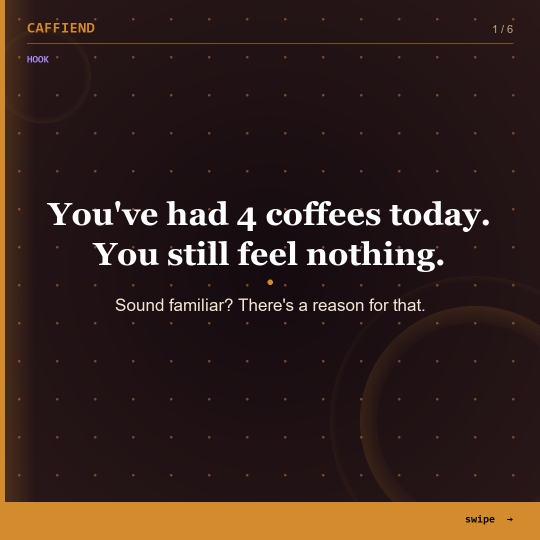
#> input picture slides/Carousel_01_Relatable/caffiend_c01_relatable_s1.png, 1080 x 1080 px (shown at 1/2 size); its folder holds only this picture in this run
$ python convert_to_reels.py
#> lines starting #> are read from the running program, lines starting #| are printed output that depends on the picture
"""
Caffiend Carousel → Instagram Reel Converter
Converts 6-slide PNG carousels into 9:16 MP4 videos ready for Reels.
Each slide shows for 2.5s with a smooth fade transition.
Output: slides/reels/Carousel_XX.mp4
"""

import os
import numpy as np
from PIL import Image, ImageFilter
from moviepy.editor import ImageClip, concatenate_videoclips, VideoFileClip

# ── Config ────────────────────────────────────────────────────────────────────
SLIDES_ROOT  = os.path.join(os.path.dirname(__file__), "..", "slides")
OUTPUT_DIR   = os.path.join(SLIDES_ROOT, "reels")
REEL_W, REEL_H = 1080, 1920   # 9:16 portrait
SLIDE_DURATION = 2.5           # seconds per slide
FADE_DURATION  = 0.3           # crossfade between slides
FPS = 30
BRAND_BG = (18, 18, 18)        # near-black brand background

CAROUSELS = [
    "Carousel_01_Relatable",
    "Carousel_02_Education",
    "Carousel_03_Humor",
    "Carousel_04_Tips_Productivity",
    "Carousel_05_Health",
    "Carousel_06_Social_Proof",
    "Carousel_07_Challenge",
    "Carousel_08_Mindset",
    "Carousel_09_FOMO",
]

os.makedirs(OUTPUT_DIR, exist_ok=True)


def make_frame(slide_path: str) -> np.ndarray:
    """
    Places the square slide centred on a 1080x1920 canvas.
    Background = blurred + darkened version of the slide image.
    """
    slide = Image.open(slide_path).convert("RGB")
#> slide is the input picture: PIL image 1080x1080 RGB; mean R, G, B 53.9, 34.7, 28.5

    # ── Background: scale slide to fill 9:16, blur + darken ──
    bg = slide.copy()
    bg = bg.resize((REEL_W, REEL_W), Image.LANCZOS)   # 1080x1080

    # Extend to 1080x1920 by repeating/filling
    canvas_bg = Image.new("RGB", (REEL_W, REEL_H), BRAND_BG)
#> canvas_bg: PIL image 1080x1920 RGB; every value is 18
    # Tile the blurred slide across the full height
    bg_tall = bg.resize((REEL_W, REEL_H), Image.LANCZOS)
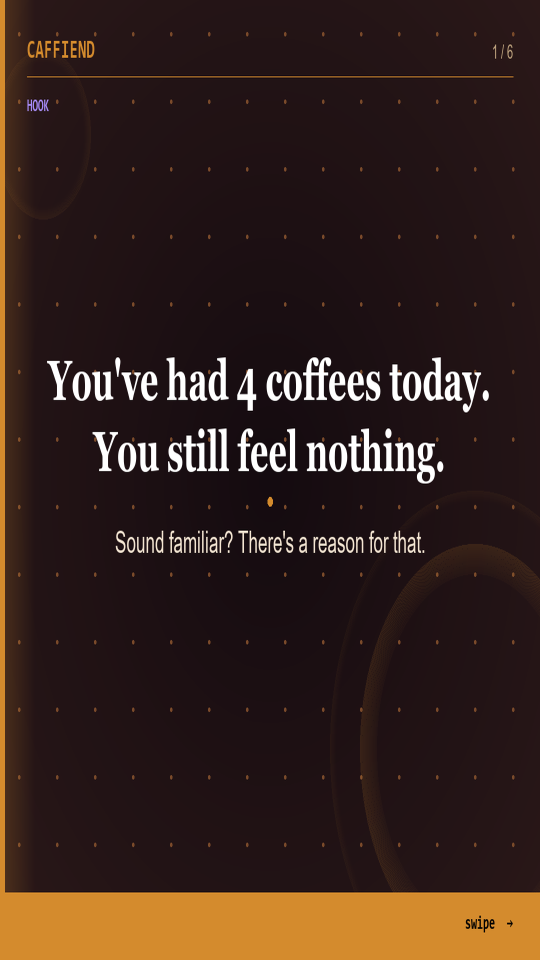
#> bg_tall: PIL image 1080x1920 RGB (shown at 1/2 size); mean R, G, B 53.8, 34.7, 28.5
    bg_tall = bg_tall.filter(ImageFilter.GaussianBlur(radius=40))
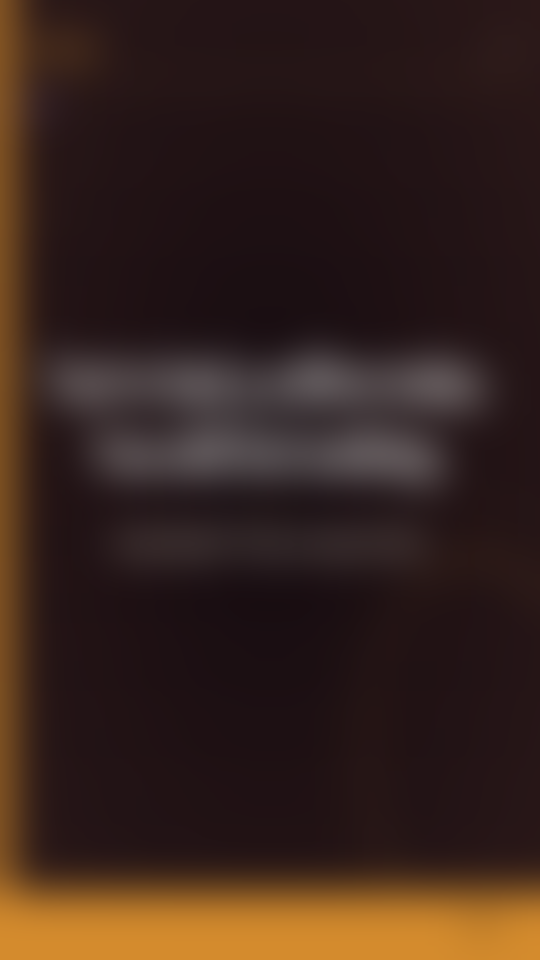
#> bg_tall: PIL image 1080x1920 RGB (shown at 1/2 size); mean R, G, B 54.9, 35.4, 28.6
    # Darken overlay
    overlay = Image.new("RGB", (REEL_W, REEL_H), (0, 0, 0))
#> overlay: PIL image 1080x1920 RGB; every value is 0
    bg_final = Image.blend(bg_tall, overlay, alpha=0.55)
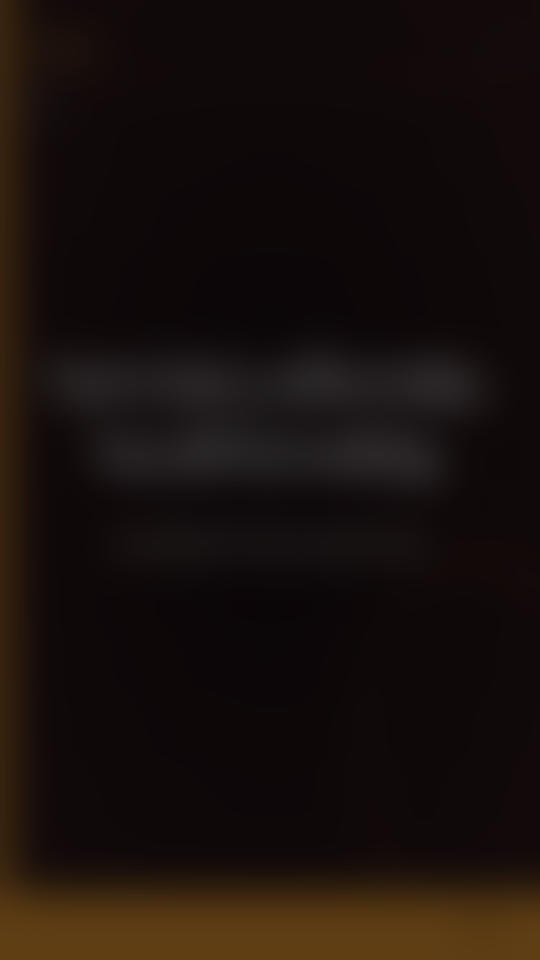
#> bg_final: PIL image 1080x1920 RGB (shown at 1/2 size); mean R, G, B 24.2, 15.5, 12.4

    # ── Foreground: slide centred ──
    slide_resized = slide.resize((REEL_W, REEL_W), Image.LANCZOS)
    y_offset = (REEL_H - REEL_W) // 2   # centre vertically
    bg_final.paste(slide_resized, (0, y_offset))
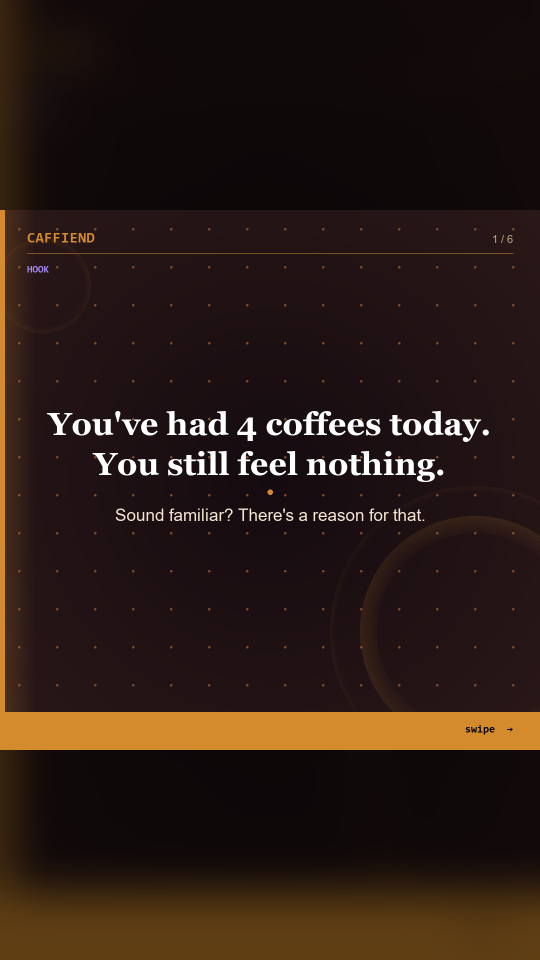
#> bg_final: PIL image 1080x1920 RGB (shown at 1/2 size); mean R, G, B 43.4, 27.6, 20.9

    return np.array(bg_final)


def convert_carousel(folder_name: str):
    folder_path = os.path.join(SLIDES_ROOT, folder_name)
    images = sorted([
        os.path.join(folder_path, f)
        for f in os.listdir(folder_path)
        if f.endswith(".png")
    ])

    if not images:
        print(f"  WARNING: No images found in {folder_name}")
        return

    output_path = os.path.join(OUTPUT_DIR, f"{folder_name}.mp4")
    print(f"  Converting {folder_name} ({len(images)} slides)...")

    clips = []
    for img_path in images:
        frame = make_frame(img_path)
        clip = ImageClip(frame, duration=SLIDE_DURATION)
        clip = clip.crossfadeout(FADE_DURATION)
        clips.append(clip)

    video = concatenate_videoclips(clips, method="compose", padding=-FADE_DURATION)
    video.write_videofile(
        output_path,
        fps=FPS,
        codec="libx264",
        audio=False,
        preset="fast",
        logger=None
    )
    print(f"  OK Saved: {output_path}")
    return output_path


def main():
    print("\n=== CAFFIEND REEL CONVERTER ===\n")
    print(f"Output folder: {OUTPUT_DIR}\n")

    for carousel in CAROUSELS:
        convert_carousel(carousel)
#> (the call stopped at in convert_carousel, `clip = ImageClip(frame, duration=SLIDE_DURATION)`: moviepy is not available in this run)
#> pass 2 of the loop in main, `for carousel in CAROUSELS:`:
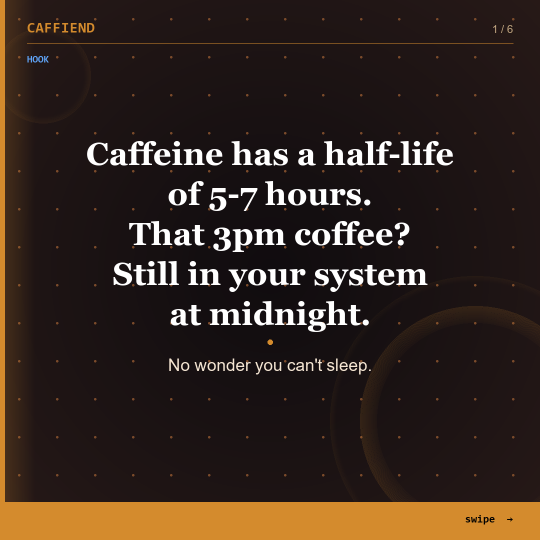
#> input picture slides/Carousel_02_Education/caffiend_c02_education_s1.png, 1080 x 1080 px (shown at 1/2 size)
#> in make_frame, slide is the input picture: PIL image 1080x1080 RGB; mean R, G, B 53.7, 39.6, 31.6
#> in make_frame (call 2), `bg_tall = bg_tall.filter(ImageFilter.GaussianBlur(radius=40))`:
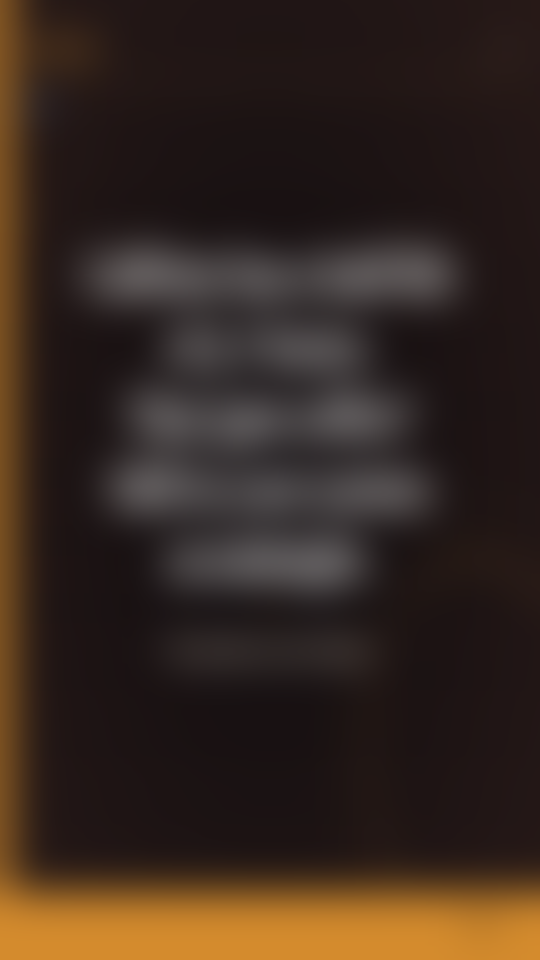
#> bg_tall: PIL image 1080x1920 RGB (shown at 1/2 size); mean R, G, B 54.7, 40.2, 31.6
#> in make_frame (call 2), `bg_final.paste(slide_resized, (0, y_offset))`:
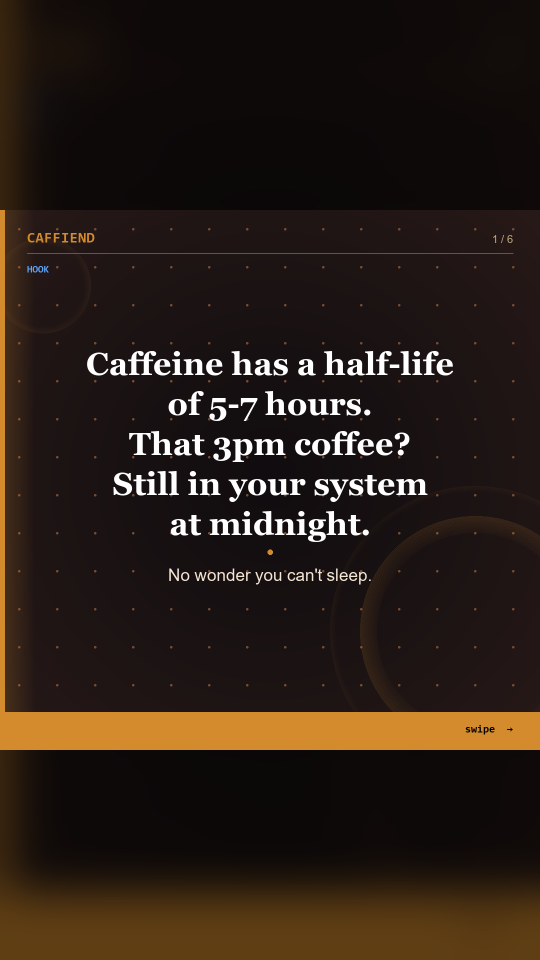
#> bg_final: PIL image 1080x1920 RGB (shown at 1/2 size); mean R, G, B 42.6, 30.4, 22.5

    print(f"\nAll done! {len(CAROUSELS)} Reels saved to slides/reels/")
    print("\nNext step: update Instagram posts to use these MP4s instead of images.")


if __name__ == "__main__":
#> (the run stopped early here; a loop or call above may not have finished)
